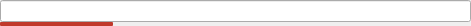
<?xml version="1.0" encoding="UTF-8"?>
<ui version="4.0">
 <class>PasswordWidget</class>
 <widget class="QWidget" name="PasswordWidget">
  <property name="geometry">
   <rect>
    <x>0</x>
    <y>0</y>
    <width>471</width>
    <height>25</height>
   </rect>
  </property>
  <layout class="QVBoxLayout" name="verticalLayout">
   <property name="spacing">
    <number>0</number>
   </property>
   <property name="leftMargin">
    <number>0</number>
   </property>
   <property name="topMargin">
    <number>0</number>
   </property>
   <property name="rightMargin">
    <number>0</number>
   </property>
   <property name="bottomMargin">
    <number>0</number>
   </property>
   <item>
    <widget class="VaultLineEdit" name="passwordEdit">
     <property name="accessibleDescription">
      <string>Toggle password visibility using Control + H. Open the password generator using Control + G.</string>
     </property>
    </widget>
   </item>
   <item>
    <widget class="QProgressBar" name="qualityProgressBar">
     <property name="maximumSize">
      <size>
       <width>16777215</width>
       <height>4</height>
      </size>
     </property>
     <property name="styleSheet">
      <string notr="true">QProgressBar {
              border: none;
              background-color: transparent;
              }
              QProgressBar::chunk {
              background-color: #c0392b;
              border-radius: 1px;
              }
            </string>
     </property>
     <property name="value">
      <number>24</number>
     </property>
     <property name="textVisible">
      <bool>false</bool>
     </property>
    </widget>
   </item>
  </layout>
 </widget>
 <tabstops>
  <tabstop>passwordEdit</tabstop>
 </tabstops>
 <customwidgets>
 <customwidget>
  <class>VaultLineEdit</class>
  <extends>QLineEdit</extends>
  <header>gui/vault/VaultControls.h</header>
 </customwidget>
 </customwidgets>
 <resources/>
 <connections/>
</ui>
